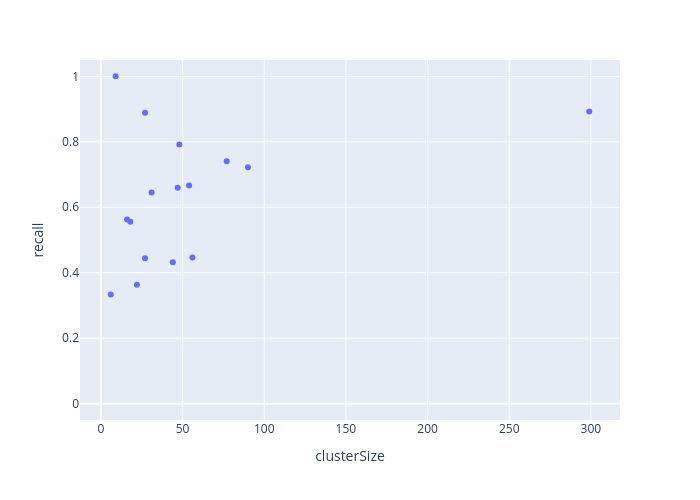

Notebook code for this chart:
### Code cell
ns.pl.scatter_w_clusterSize(results, "recall", save = True, output_folder = output_folder, outputfilename_prefix = outputfilename_prefix)

### Figure 1 — Plotly figure (JSON) as saved in the notebook; plotly's stock layout.template omitted (floating-point values rounded to 4 significant figures)
{"data": [{"hovertemplate": "<b>%{hovertext}</b><br><br>clusterSize=%{x}<br>recall=%{y}<extra></extra>", "hovertext": ["e1_e299_SLC17A7_L5b_Cdh13", "g1_g48_GLI3_Astro_Gja1", "g2_g27_APBB1IP_Micro_Ctss", "g3_g18_GPNMB_OPC_Pdgfra", "g4_g9_MOG_Oligo_Opalin", "i10_i16_TSPAN12_Vip_Mybpc1", "i11_i6_EGF_Vip_Mybpc1", "i1_i90_COL5A2_Ndnf_Car4", "i2_i77_LHX6_Sst_Cbln4", "i3_i56_BAGE2_Ndnf_Cxcl14", "i4_i54_MC4R_Ndnf_Cxcl14", "i5_i47_TRPC3_Ndnf_Car4", "i6_i44_GPR149_Vip_Mybpc1", "i7_i31_CLMP_Ndnf_Cxcl14", "i8_i27_SNCG_Vip_Mybpc1", "i9_i22_TAC3_Vip_Mybpc1"], "legendgroup": "", "marker": {"color": "#636efa", "symbol": "circle"}, "mode": "markers", "name": "", "orientation": "v", "showlegend": false, "type": "scatter", "x": [299, 48, 27, 18, 9, 16, 6, 90, 77, 56, 54, 47, 44, 31, 27, 22], "xaxis": "x", "y": [0.893, 0.7917, 0.8889, 0.5556, 1.0, 0.5625, 0.3333, 0.7222, 0.7403, 0.4464, 0.6667, 0.6596, 0.4318, 0.6452, 0.4444, 0.3636], "yaxis": "y"}], "layout": {"height": 500, "legend": {"tracegroupgap": 0}, "margin": {"t": 60}, "width": 700, "xaxis": {"anchor": "y", "domain": [0, 1], "title": {"text": "clusterSize"}}, "yaxis": {"anchor": "x", "domain": [0, 1], "range": [-0.05, 1.05], "title": {"text": "recall"}}}}
